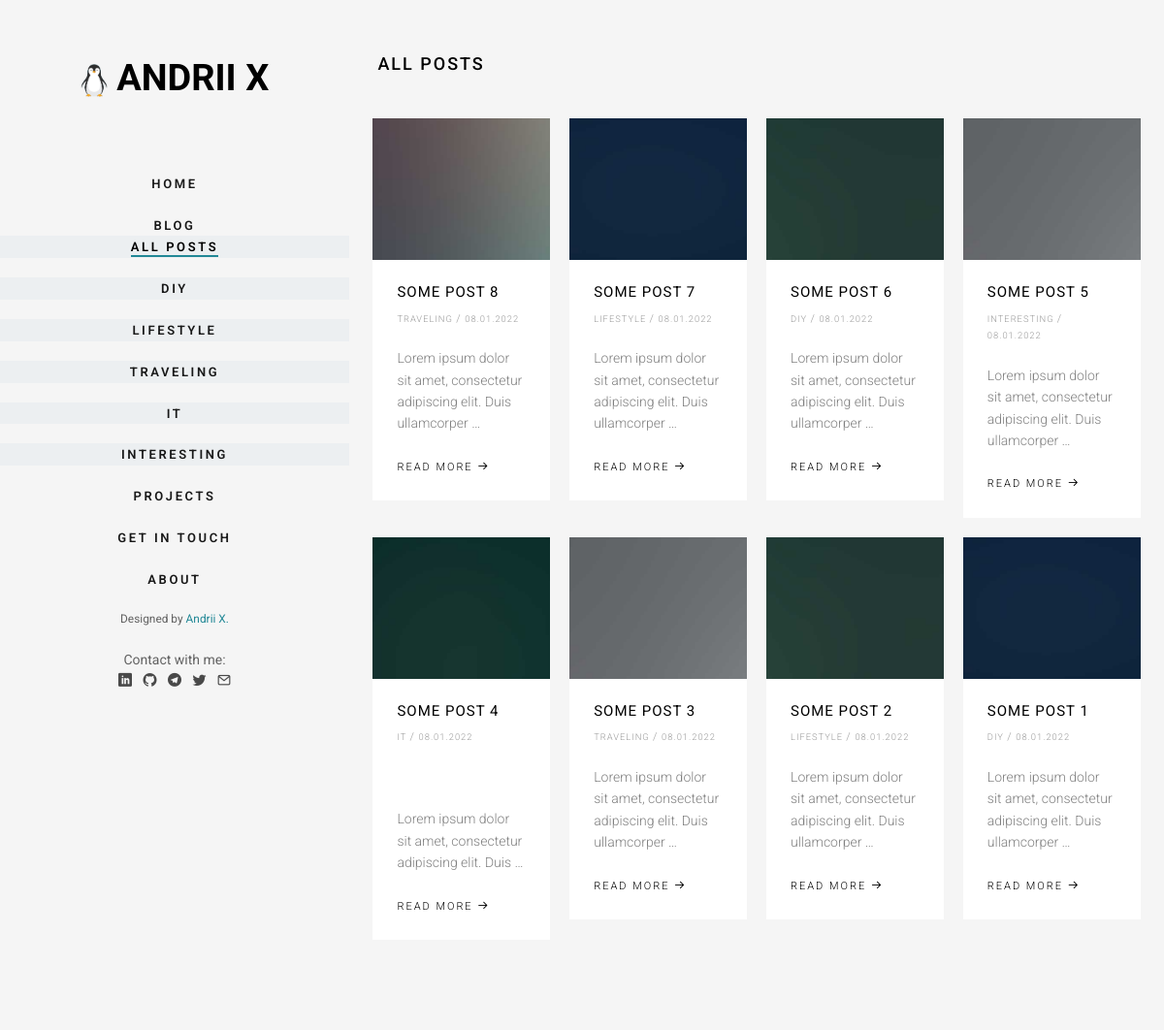
The page /blog/ on the database as committed earlier.
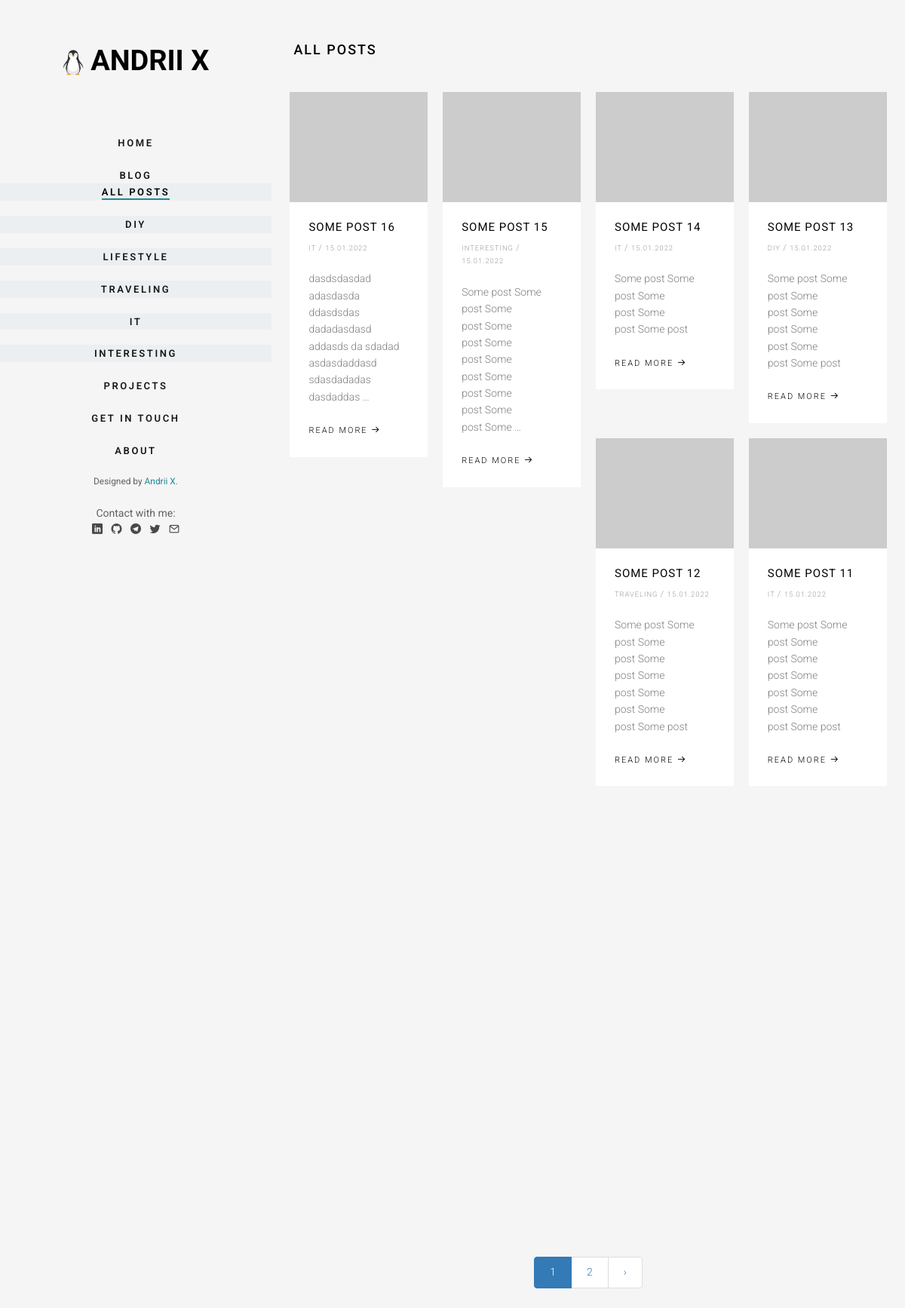
The same page on the database as committed later.
### blog/models.py (models this page shows, shortened)
class Category(models.Model):
    title = models.CharField(max_length=120, verbose_name='Title')
    slug = models.SlugField(max_length=120, verbose_name='URL', unique=True)
    def __str__(self):
        return self.title
    def get_absolute_url(self):
        return reverse('category', kwargs={'slug': self.slug})
    class Meta:
        verbose_name = 'Category'
        verbose_name_plural = 'Categories'
        ordering = ['id', ]

class Post(models.Model):
    title = models.CharField(max_length=255, verbose_name='Title')
    content = models.TextField(verbose_name='Content')
    slug = models.SlugField(max_length=255, verbose_name='URL', unique=True)
    created_at = models.DateTimeField(verbose_name='Created at', auto_now_add=True)
    photo = models.ImageField(verbose_name='Photo', upload_to='media/%Y/%m/%d/', blank=True)
    views = models.IntegerField(default=0, verbose_name='Views')
    category_id = models.ForeignKey(Category, on_delete=models.PROTECT, verbose_name='Category', related_name='posts')
    def get_absolute_url(self):
        return reverse('post', kwargs={'slug': self.slug})
    class Meta:
        verbose_name = 'Post'
        verbose_name_plural = 'Posts'
        ordering = ['-created_at', 'title', ]

### blog/views.py (the view)
# urls.py: path('blog/', ViewAllPosts.as_view(), name='all_posts'),
class ViewAllPosts(ListView):
    model = Post
    template_name = 'blog/main-blog.html'
    context_object_name = 'posts'
    paginate_by = 8
    allow_empty = False
    def get_queryset(self):
        return Post.objects.all().select_related()

### blog/templatetags/menu.py (called while the page is built)
@register.inclusion_tag('blog/list_category.html')
def get_category():
    categories = Category.objects.all()
    return {'categories': categories}

### blog/templates/blog/main-blog.html (shortened to what this page needs)
{% extends 'base.html' %}
{% load static %}
{% block content %}
    <div class="fh5co-narrow-content">
        <h2 class="fh5co-heading animate-box" data-animate-effect="fadeInLeft">{% block head %}All
            Posts{% endblock %}</h2>
        <div class="row row-bottom-padded-md">
            {% for post in posts|dictsortreversed:"created_at" %}
                <div class="col-md-3 col-sm-6 col-padding animate-box" data-animate-effect="fadeInLeft">
                    <div class="blog-entry">
                        <a href="{{ post.get_absolute_url }}" class="blog-img"><img src="{% if post.photo %}
{{ post.photo.url }}{% else %}https://picsum.photos/500/400{% endif %}"
                                                                                    class="img-responsive"
                                                                                    alt="Not found"></a>
                        <div class="desc">
                            <h3><a href="{{ post.get_absolute_url }}">{{ post.title }}</a></h3>
                            <span><small>{{ post.category_id }} </small> / <small>  {{ post.created_at|date:"d.m.Y" }}</small></span>
                            <p>{{ post.content|truncatewords:10|safe }}</p>
                            <a href="{{ post.get_absolute_url }}" class="lead">Read More <i
                                    class="icon-arrow-right3"></i></a>
                        </div>
                    </div>
                </div>
            {% endfor %}
        </div>
    </div>
{% endblock %}

### blog/templates/blog/list_category.html
{% for category in categories %}
    <li style="background-color: #eceff1 "><a class="drawer-dropdown-menu-item" href="{{ category.get_absolute_url }}"
    >{{ category.title }}</a></li>
{% endfor %}

Rows that differ between the two databases and show on the page:
no longer on this page (row unchanged): Post: photo (picture), title "SOME POST 8", category_id "TRAVELING", created_at "08.01.2022", content "Lorem ipsum dolor sit amet, consectetur adipiscing elit. Duis ullamcorper …"
no longer on this page (row unchanged): Post: photo (picture), title "SOME POST 7", category_id "LIFESTYLE", created_at "08.01.2022", content "Lorem ipsum dolor sit amet, consectetur adipiscing elit. Duis ullamcorper …"
no longer on this page (row unchanged): Post: photo (picture), title "SOME POST 6", category_id "DIY", created_at "08.01.2022", content "Lorem ipsum dolor sit amet, consectetur adipiscing elit. Duis ullamcorper …"
no longer on this page (row unchanged): Post: photo (picture), title "SOME POST 5", category_id "INTERESTING", created_at "08.01.2022", content "Lorem ipsum dolor sit amet, consectetur adipiscing elit. Duis ullamcorper …"
no longer on this page (row unchanged): Post: photo (picture), title "SOME POST 4", category_id "IT", created_at "08.01.2022", content "Lorem ipsum dolor sit amet, consectetur adipiscing elit. Duis …"
no longer on this page (row unchanged): Post: photo (picture), title "SOME POST 3", category_id "TRAVELING", created_at "08.01.2022", content "Lorem ipsum dolor sit amet, consectetur adipiscing elit. Duis ullamcorper …"
no longer on this page (row unchanged): Post: photo (picture), title "SOME POST 2", category_id "LIFESTYLE", created_at "08.01.2022", content "Lorem ipsum dolor sit amet, consectetur adipiscing elit. Duis ullamcorper …"
no longer on this page (row edited): Post: photo (picture), title "SOME POST 1", category_id "DIY", created_at "08.01.2022", content "Lorem ipsum dolor sit amet, consectetur adipiscing elit. Duis ullamcorper …"
added Post: title "SOME POST 16", category_id "IT", created_at "15.01.2022", content "dasdsdasdad adasdasda ddasdsdas dadadasdasd addasds da sdadad asdasdaddasd sdasdadadas dasdaddas …"
added Post: title "SOME POST 15", category_id "INTERESTING", created_at "15.01.2022", content "Some post Some post Some post Some post Some post Some post Some post Some post Some post Some …"
added Post: title "SOME POST 14", category_id "IT", created_at "15.01.2022", content "Some post Some post Some post Some post Some post"
added Post: title "SOME POST 13", category_id "DIY", created_at "15.01.2022", content "Some post Some post Some post Some post Some post Some post Some post"
added Post: title "SOME POST 12", category_id "TRAVELING", created_at "15.01.2022", content "Some post Some post Some post Some post Some post Some post Some post Some post"
added Post: title "SOME POST 11", category_id "IT", created_at "15.01.2022", content "Some post Some post Some post Some post Some post Some post Some post Some post"
Other text that changed with them:
new list line: "1"
new list line: "2"
